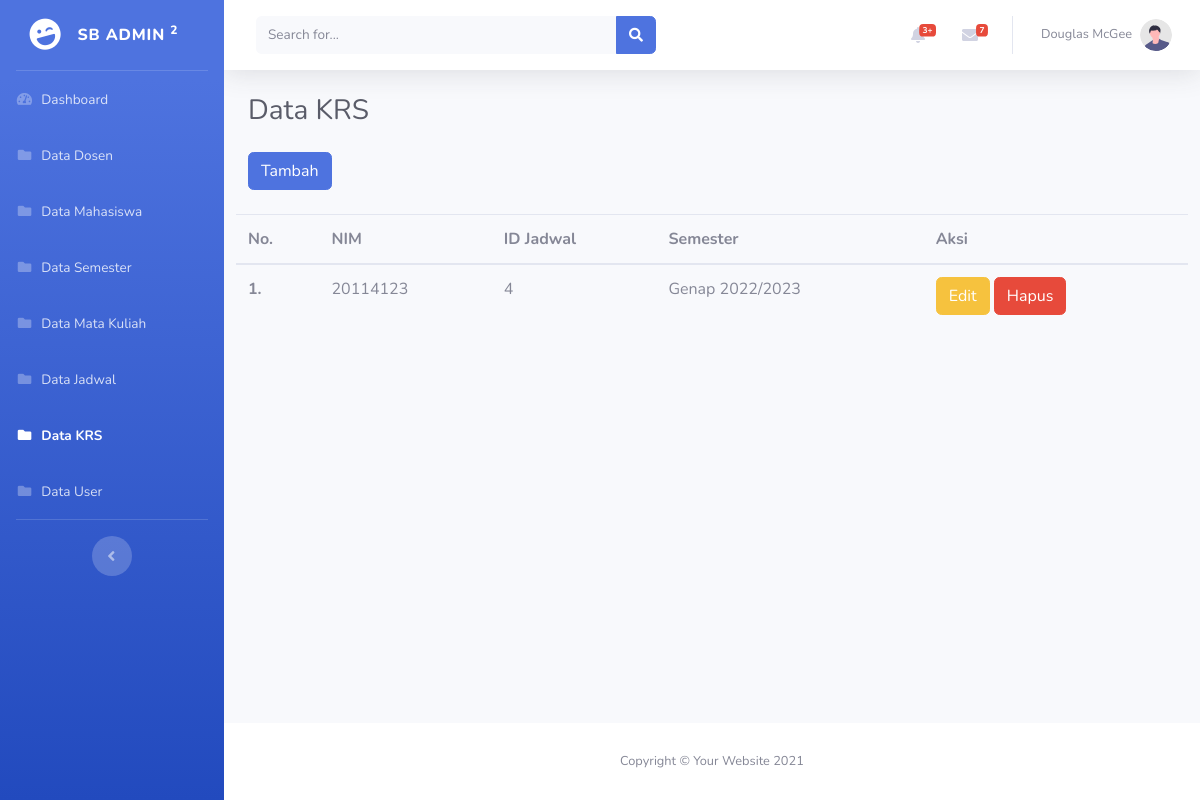
The app's page /index.php/admin/krs with its own data.
### tables this page shows
CREATE TABLE `tbl_krs` (
  `id_krs` int(11) NOT NULL,
  `nim` int(11) NOT NULL,
  `id_jadwal` int(11) NOT NULL,
  `kd_semester` int(11) NOT NULL
);

CREATE TABLE `tbl_mahasiswa` (
  `nim` int(11) NOT NULL,
  `nama` varchar(50) NOT NULL,
  `alamat` varchar(255) NOT NULL,
  `jurusan` varchar(50) NOT NULL
);

CREATE TABLE `tbl_jadwal` (
  `id_jadwal` int(11) NOT NULL,
  `kd_dosen` int(11) NOT NULL,
  `kd_matkul` int(11) NOT NULL,
  `waktu` varchar(50) NOT NULL,
  `ruang` varchar(50) NOT NULL
);

CREATE TABLE `tbl_semester` (
  `kd_semester` int(11) NOT NULL,
  `semester` varchar(30) NOT NULL
);

### application/controllers/admin/Krs.php (called while the page is built, shortened)
<?php
class Krs extends CI_Controller {
    public function __construct()
    {
        $this->load->model('Model_krs');
        $this->load->model('Model_mahasiswa');
        $this->load->model('Model_jadwal');
        $this->load->model('Model_semester');
    }
    public function index()
    {
        $data['title']  = 'Data KRS';
        $data['krs'] = $this->Model_krs->getAllKrs();
        $this->load->view('templates/header', $data);
        $this->load->view('templates/sidebar_admin');
        $this->load->view('templates/topbar');
        $this->load->view('admin/krs/krs', $data);
        $this->load->view('templates/footer');
    }
}

### index.php (called while the page is built, shortened)
<?php
require_once BASEPATH.'core/CodeIgniter.php';

### application/models/Model_krs.php (called while the page is built, shortened)
<?php
class Model_krs extends CI_Model {
    public function getAllKrs()
    {
        $this->db->select('tbl_krs.*, tbl_mahasiswa.nim, tbl_jadwal.id_jadwal, tbl_semester.semester');
        $this->db->from('tbl_krs');
        $this->db->join('tbl_mahasiswa', 'tbl_krs.nim = tbl_mahasiswa.nim', 'left');
        $this->db->join('tbl_jadwal', 'tbl_krs.id_jadwal = tbl_jadwal.id_jadwal', 'left');
        $this->db->join('tbl_semester', 'tbl_krs.kd_semester = tbl_semester.kd_semester', 'left');
        return $this->db->get()->result_array();
    }
}

### application/views/admin/krs/krs.php (the view)
<div class="container-fluid">
    <div class="d-sm-flex align-items-center justify-content-between mb-4">
        <h1 class="h3 mb-0 text-gray-800"><?= $title; ?></h1>
    </div>
    <a href="<?= base_url('admin/krs/tambah'); ?>" class="btn btn-primary mb-4">Tambah</a>
    <div class="row">
        <table class="table table-hover">
            <thead>
                <tr>
                    <th scope="col">No.</th>
                    <th scope="col">NIM</th>
                    <th scope="col">ID Jadwal</th>
                    <th scope="col">Semester</th>
                    <th scope="col">Aksi</th>
                </tr>
            </thead>
            <tbody>
                <?php $i = 1 ?>
                <?php foreach ($krs as $kr) : ?>
                <tr>
                    <th scope="row"><?= $i++ ?>.</th>
                    <td><?= $kr['nim'] ?></td>
                    <td><?= $kr['id_jadwal'] ?></td>
                    <td><?= $kr['semester'] ?></td>
                    <td>
                        <a href="<?= base_url('admin/krs/edit/') . $kr['id_krs']; ?>" class="btn btn-warning">Edit</a>
                        <a href="<?= base_url('admin/krs/hapus/') . $kr['id_krs']; ?>" class="btn btn-danger"
                            onclick="return confirm('Hapus data?')">Hapus</a>
                    </td>
                </tr>
                <?php endforeach; ?>
            </tbody>
        </table>
    </div>
</div>
</div>

### records on screen
tbl_krs: nim.nim "20114123", id_jadwal.id_jadwal "4", kd_semester.semester "Genap 2022/2023"

### other values on screen
$title "Data KRS"
